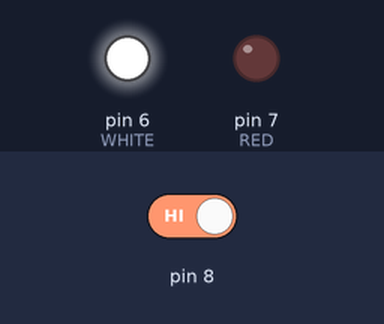
Bench run of a sketch on a simulated Arduino Uno, built with avr-gcc and run on an emulated ATmega328P. Shown: output pins drawn as LEDs (lit = HIGH). The inputs (shaded band) are chosen by the test bench; at power-on: pin 8 HIGH. What the sketch prints to the serial monitor is not drawn.

Above: at 1.2 s.
1.3 s: pin 8 driven LOW
At 4.1 s:
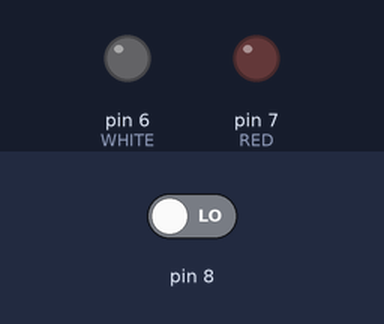
4.3 s: pin 8 driven HIGH
At 5.1 s:
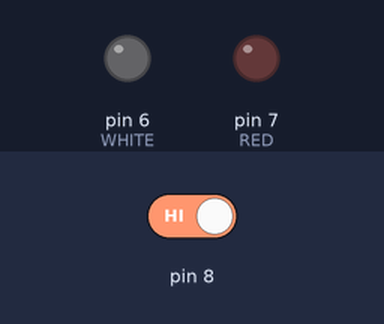
Timing chart, 0 to 7.3 s (numbered marks = the images above; inputs shaded):
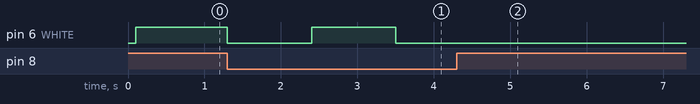

Measured:
- after the input at 1.3 s, pin 6 (WHITE): HIGH → LOW at once, → HIGH 1.1 s later, → LOW 1.1 s later
- after the input at 4.3 s, pin 6 (WHITE): stops changing and stays LOW

The sketch:

buttonReadEx.ino
```cpp
int stateC;
int timerC;

void setup() {
  Serial.begin(9600);

  pinMode(6, OUTPUT); //WHITE
  pinMode(7, OUTPUT); //RED
  pinMode(5, INPUT_PULLUP); //BUTTON

  stateC = 0;
  timerC = 0;

  Serial.println("Program Start");
}

void stateMachineC(){ //gets called 10 times per second

  if(timerC > 0){
    timerC = timerC - 1;
  } else{
    switch(stateC){
      case 0:
        digitalWrite(6, HIGH); // turn White LED on
        if(digitalRead(8) == 0){
        // button is pressed
        digitalWrite(6, LOW); // turn LED off
        stateC = 1;
        timerC = 10;
        }
        break;
      case 1:
        digitalWrite(6, LOW); // turn LED off
         if(digitalRead(8) == 0){
        // button is pressed
        digitalWrite(6, HIGH); // turn White LED on
        stateC = 0;
        timerC = 10;
        }
        break;

  }
  }

}

void oncePer100mS(){ //gets called 10 times per second

  stateMachineC();
}
void loop(){
  int i;
  delay(100); //this is the only thing that slows us down
  oncePer100mS();


 i=digitalRead(8);
}
```
